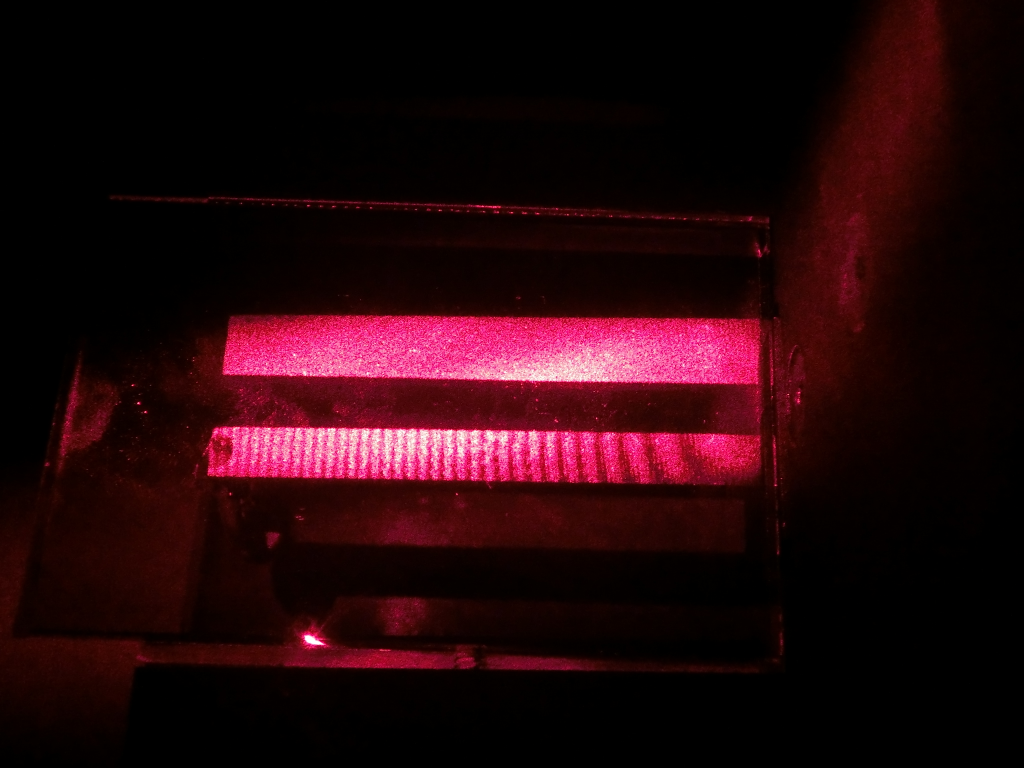
#> input picture holo.jpg, 2048 x 1536 px, found by its file name (shown at 1/2 size)
$ jupyter execute holo_test.ipynb   (shell and % lines are left out)   (older library calls are emulated)
#> lines starting #> are read from the running program, lines starting #| are printed output that depends on the picture
# Image processing test of holography data

This is a simple test of image processing of a holographic image.

This notebook runs on python3 and uses the "%pylab inline" environment. This just loads a bunch of libraries and allows you to write sqrt(pi) for $\sqrt{\pi}$ instead of np.sqrt(np.pi) and

    x = linspace(0,10,1e3)
    plot(x,sin(pi*x))

instead of

    x = np.linspace(0,10,1e3)
    plt.plot(x,np.sin(np.pi*x)))

For image procesing, you also need the Python Image Library (PIL). To download it, simply download pillow via pip, i.e.:

    pip3 install pillow

There is a lot more that can be done with this library (rotating the image, getting contours, ex.), but this should provide a minimal working example.

[cell 1]
# First load environment and libraries
%pylab inline
from scipy import misc,ndimage # used for image processing

### First, we load and display the image file.

[cell 2]
fname = '/Users/amacrae/Desktop/holo.jpg' # Insert your filename here
img = misc.imread(fname)
#> img is the input picture: shape (1536, 2048, 3); mean R, G, B 36.2, 7.2, 11.8
imshow(img)

The image is now loaded in the form of an NxMx3 matrix, the red(green,blue) pixel data is accessible via img[:,:,0] (img[:,:,1],img[:,:,2])

We can next clip the data to the relevant region:

[cell 3]
# Set the vertical/horizontal clipping boundaries
bY = 870
tY = 950
lX = 500
rX = 1500

figure(figsize = [12,6])
holo = (img[bY:tY,lX:rX,:])
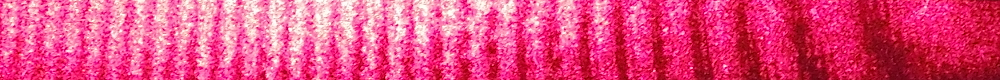
#> holo: shape (80, 1000, 3); mean R, G, B 229, 72.2, 126.1
subplot(221)
imshow(holo[:,:,:])
title('RGB data')
subplot(222)
imshow(holo[:,:,0])
title('Red only')
subplot(223)
imshow(holo[:,:,1])
title('Green only')
subplot(224)
imshow(holo[:,:,2])
title('Blue only')
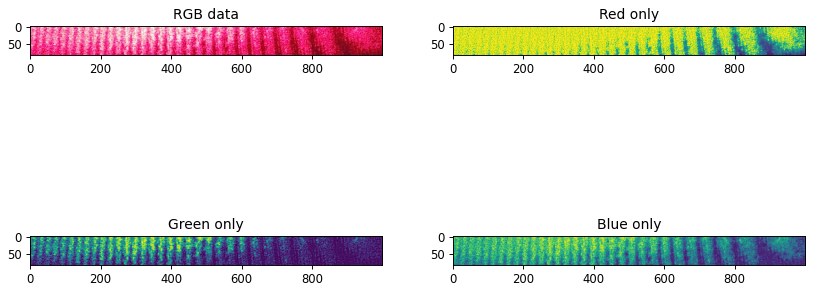
#> figure drawn by matplotlib, 4 panels

We see that in this case the red data is totally saturated, but we can still see good contrast from the green and blue pixels.

We now use one of these to extract the data:

[cell 4]
# Take a horizontal slice across the data
x = arange(1000)
y0 = holo[70,:,2]
#> y0 = 1000 values, max 227 at index 344, min 2 at index 764, mean 94.98
figure(figsize=[12,3])
plot(x,y0)
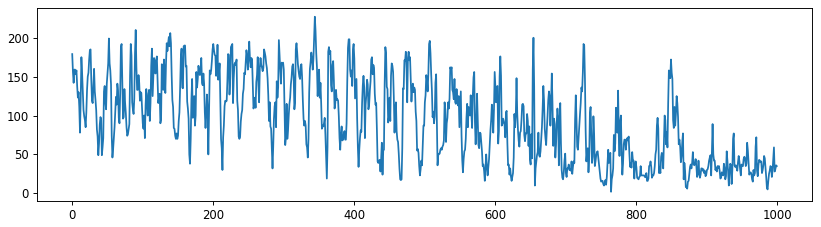
#> figure drawn by matplotlib, 1 panel; curve peaks at x = 344, y = 227

The fringes are visible(ish) but there is tons of noise in the image which makes identifying fringes difficult.

There are a number of ways to proceed from here: We can perform a running average, integrate along the vertical direction, or apply some image processing fitlers. I had the most luck with the latter.

To this end we can apply a Gaussian filter (normally, when you want to preserve edges, you use a median fitler, but that made this mage patchy in the fringes and Gaussian-blurring took care of the high frequency shot noise more effectively.

[cell 5]
# imflt = ndimage.median_filter(imf,5)
figure(figsize(12,6))
holoflt = ndimage.gaussian_filter(holo, 3)
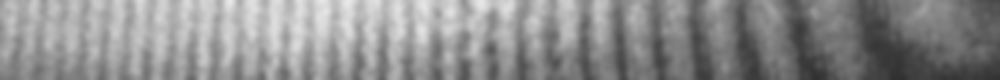
#> holoflt: shape (80, 1000, 3); mean R, G, B 141.3, 140.8, 140.6
subplot(311)
imshow(holo)
title('Original')
subplot(312)
imshow(holoflt)
title('Filtered')
subplot(313)
# Take 1-D slices
y_slice = holoflt[70,:,2]
#> y_slice = 1000 values, max 179 at index 135, min 51 at index 895, mean 115
plot(x,y_slice)
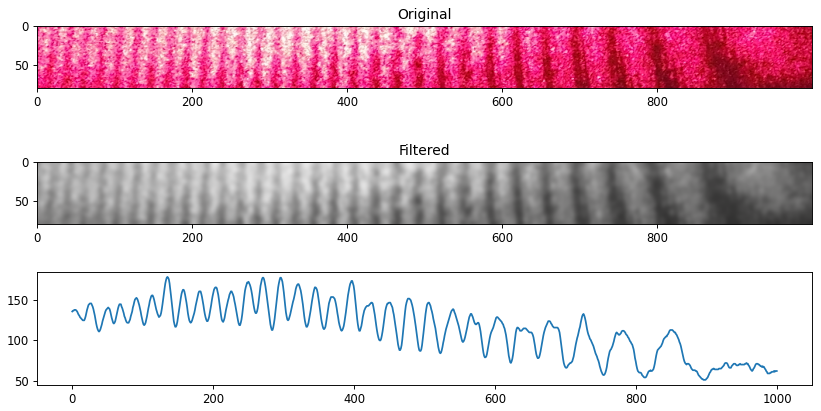
#> figure drawn by matplotlib, 3 panels; panel 3: curve peaks at x = 135, y = 179

That is already workable but to make it prettier, we can subtract the slowly varying offset.

To do so apply an insanely aggressive low pass filter and then subtract this from the original. I removed the edges because the algorithm I'm using does so. It wouldn't be hard to get around this using a smarter covolution.

[cell 6]
figure(figsize(12,3))
wnd= 36
longmean = convolve(y_slice,ones(2*wnd+1),mode = 'valid')
#> longmean = 928 values, max 11023 at index 248, min 4643 at index 874, mean 8486.2
y_acflt = y_slice[wnd:-wnd]-longmean/(2*wnd)
#> y_acflt = 928 values, max 42.78 at index 689, min -41.39 at index 717, mean -1.66
plot(x[wnd:-wnd],y_acflt)
xlim([wnd,len(x)-wnd]);
grid(True)
title('Holographic Data')
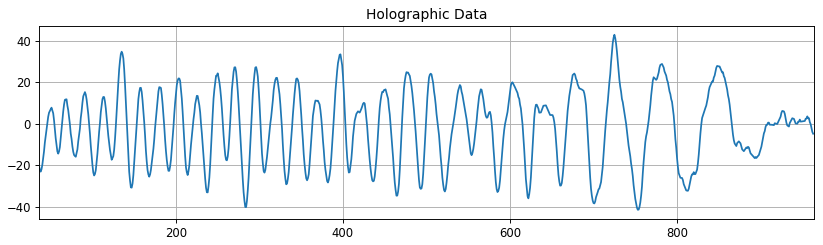
#> figure drawn by matplotlib, 1 panel; curve peaks at x = 725, y = 42.78
